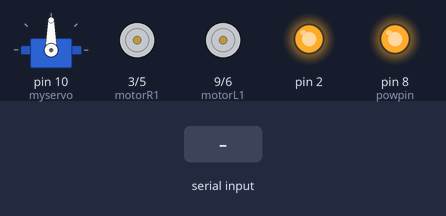
Simulated run of this sketch. Board: Arduino Uno, built with avr-gcc and run on an emulated ATmega328P. Shown: servo, motor-driver pin pairs drawn as motors (green arrow = first pin HIGH = forward, orange = second pin HIGH = backward, longer = more drive), output pins drawn as LEDs (lit = HIGH). The inputs (shaded band) are chosen by the test bench. What the sketch prints to the serial monitor is not drawn.

Above: at 1.5 s.
1.6 s: "forward" received over Serial
At 3.0 s:
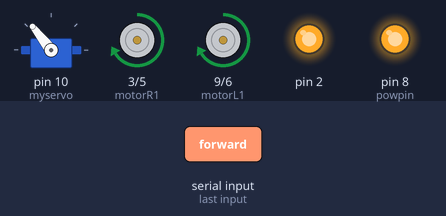
3.5 s: "90,45,200\n" received over Serial
At 3.9 s:
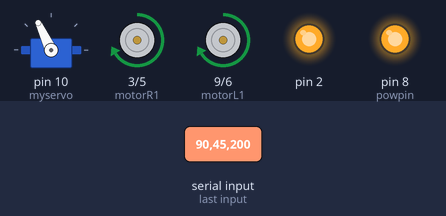
5.5 s: "90,45\n" received over Serial
At 5.9 s:
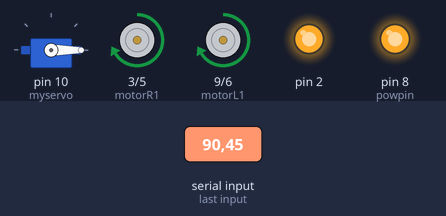
7.5 s: "30,150,10\n" received over Serial
At 7.9 s:
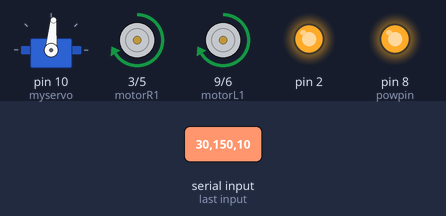
9.5 s: "90,45,200\n" received over Serial
At 10.4 s:
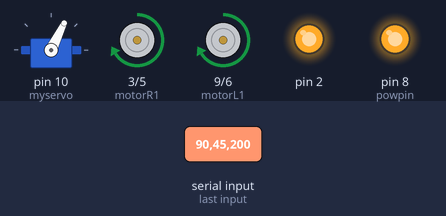
11.5 s: "left" received over Serial
At 12.8 s:
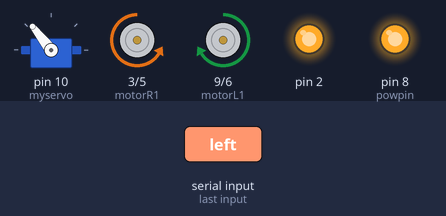
Timing chart, 0 to 14.0 s (numbered marks = the images above; inputs shaded):
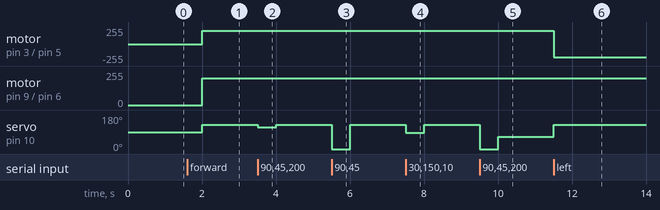

The sketch:

MitAppInventor1.ino
```cpp
#include <Servo.h>
Servo myservo;
int tx=7;
int rx=4;
char inSerial[15];
int powpin=8;
int motorR1= 3, motorR2=5 , motorL1=9 , motorL2=6;

int trigpin=12;
int echopin=13;

long duration;
int distance;

void frwd()
{
    analogWrite(motorR1, 200);
    analogWrite(motorL1, 200);
    analogWrite(motorR2, 0);
    analogWrite(motorL2, 0);
}
void bkwd()
{
    analogWrite(motorR1, 0);
    analogWrite(motorL1, 0);
    analogWrite(motorR2, 200);
    analogWrite(motorL2, 200);
}
void stp()
{
    analogWrite(motorR1, 0);
    analogWrite(motorL1, 0);
    analogWrite(motorR2, 0);
    analogWrite(motorL2, 0);
}
void rt()
{
    analogWrite(motorR1, 200);
    analogWrite(motorL1, 0);
    analogWrite(motorR2, 0);
    analogWrite(motorL2, 200);
}

void lt()
{
    analogWrite(motorR1, 0);
    analogWrite(motorL1, 200);
    analogWrite(motorR2, 200);
    analogWrite(motorL2, 0);
}
int ultsnd()
{
  digitalWrite(trigpin,LOW);
  delayMicroseconds(2);
  digitalWrite(trigpin,HIGH);
  delayMicroseconds(10);
  digitalWrite(trigpin,LOW);
  duration=pulseIn(echopin,HIGH);
  distance=duration*.03412;

  Serial.print("Distance: ");
  Serial.println(distance);

  return distance;
}

void Check_Protocol(char inStr[]){
int i=0;
int m=0;
Serial.println(inStr);
if(!strcmp(inStr,"forward"))
{ //Forward
  frwd();
for(m=0;m<11;m++){
inStr[m]=0;}
i=0;}
if(!strcmp(inStr,"backward"))
{ //backward
  bkwd();
for(m=0;m<11;m++){
inStr[m]=0;}
i=0;}
if(!strcmp(inStr,"right"))
{ //right
  rt();
for(m=0;m<11;m++){
inStr[m]=0;}
i=0;}
if(!strcmp(inStr,"left"))
{ //left
  lt();
for(m=0;m<11;m++){
inStr[m]=0;}
i=0;}

if(!strcmp(inStr,"stop"))
{ //stop
  stp();
for(m=0;m<11;m++){
inStr[m]=0;}
i=0;}

if(atoi(inStr)>=-90 && atoi(inStr)<=90)
{ //servo
  int pos=atoi(inStr);
  pos=map(pos,-90,90,255,0);
  myservo.write(pos);
for(m=0;m<11;m++){
inStr[m]=0;}
i=0;}

else{
for(m=0;m<11;m++){
inStr[m]=0;
}
i=0;
}}

void setup(){
    pinMode(2, OUTPUT);
  digitalWrite(2 , HIGH);
  pinMode(powpin,OUTPUT);
  digitalWrite(powpin,HIGH);
Serial.begin(9600);
pinMode(tx, OUTPUT);
pinMode(rx, INPUT);
}
void loop(){
int i=0;
int m=0;
myservo.attach(10);
delay(500);
if (Serial.available() > 0) {
while (Serial.available() > 0) {
inSerial[i]=Serial.read();
i++;
}
inSerial[i]='\0';
Check_Protocol(inSerial);
}
Serial.print(distance);}
```

Measured:
- after the input at 1.6 s, motor on pin 3 (motorR1) / pin 5 (motorR2), motor on pin 9 (motorL1) / pin 6 (motorL2): stopped → forward 200/255 after 0.40 s; servo on pin 10 (myservo): 90° → 128° after 0.40 s
- after the input at 3.5 s, servo on pin 10 (myservo): 128° → 115° at once, → 128° 0.50 s later
- after the input at 5.5 s, servo on pin 10 (myservo): 128° → 0° at once, → 128° 0.50 s later
- after the input at 7.5 s, servo on pin 10 (myservo): 128° → 85° at once, → 128° 0.50 s later
- after the input at 9.5 s, servo on pin 10 (myservo): 128° → 0° at once, → 64° 0.50 s later
- after the input at 11.5 s, motor on pin 3 (motorR1) / pin 5 (motorR2): forward 200/255 → backward 200/255 at once; servo on pin 10 (myservo): 64° → 128° at once
